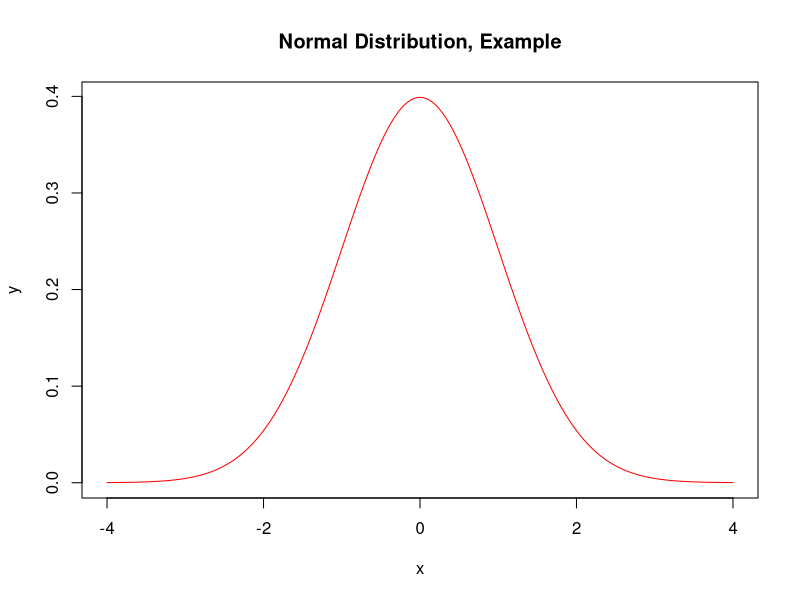
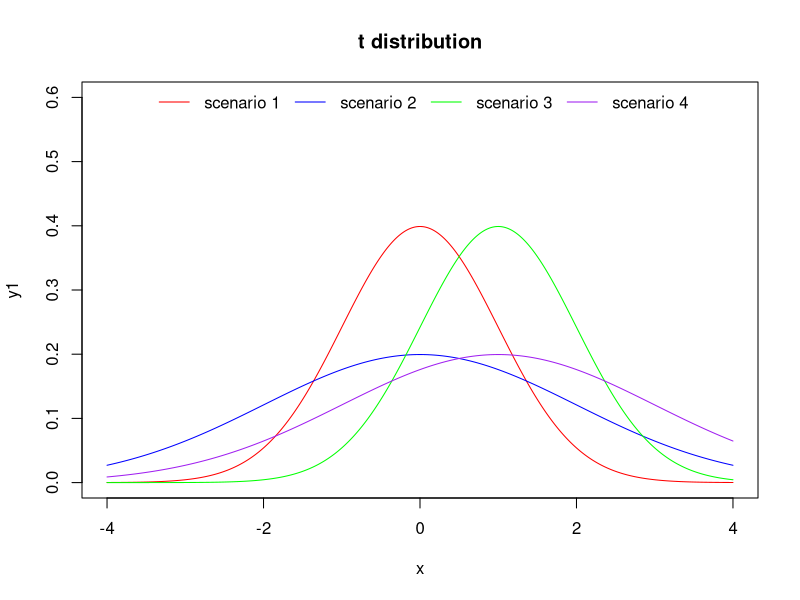
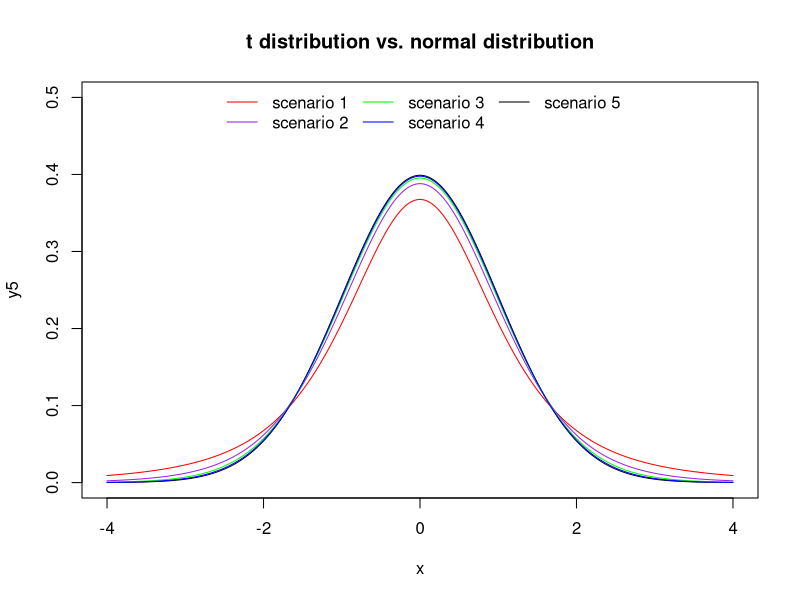

Generate these figures, in order, with R:
### normal distribution

x <- seq(-4, 4, length = 500)
y <- (1 / sqrt(2 * pi)) * exp(-(x^2 / 2))#https://datascienceschool.net/view-notebook/56e7a25aad2a4539b3c31eb3eb787a54/
plot(x, y, type = "l", col = "red", main = "Normal Distribution, Example")

# different scenarios using dnorm() function
x <- seq(-4, 4, length.out = 500)
y1 <- dnorm(x, mean = 0, sd = 1)
y2 <- dnorm(x, mean = 0, sd = 2)
y3 <- dnorm(x, mean = 1, sd = 1)
y4 <- dnorm(x, mean = 1, sd = 2)
plot(x, y1, type = "l", col = "red", ylim = c(0, .6), main = "t distribution")
lines(x, y2, type = "l", col = "blue")
lines(x, y3, type = "l", col = "green")
lines(x, y4, type = "l", col = "purple")
legend("top", ncol = 4, col = c("red", "blue", "green", "purple"), lty = 1, bty = "n",
       legend = c("scenario 1", "scenario 2", "scenario 3", "scenario 4"))

# different scenarios using dt() with df (degree of freedom)
x <- seq(-4, 4, length = 500)
y1 <- dt(x, df = 3)
y2 <- dt(x, df = 3^2)
y3 <- dt(x, df = 3^3)
y4 <- dt(x, df = 3^4)
y5 <- dnorm(x, mean = 0, sd = 1)
plot(x, y5, type = "l", col = "black", ylim = c(0, .5),
     main = "t distribution vs. normal distribution")
lines(x, y1, type = "l", col = "red")
lines(x, y2, type = "l", col = "purple")
lines(x, y3, type = "l", col = "green")
lines(x, y4, type = "l", col = "blue")
legend("top", ncol = 3, col = c("red", "purple", "green", "blue", "black"),
       lty = 1, bty = "n",
       legend = c("scenario 1", "scenario 2", "scenario 3", "scenario 4", "scenario 5"))
